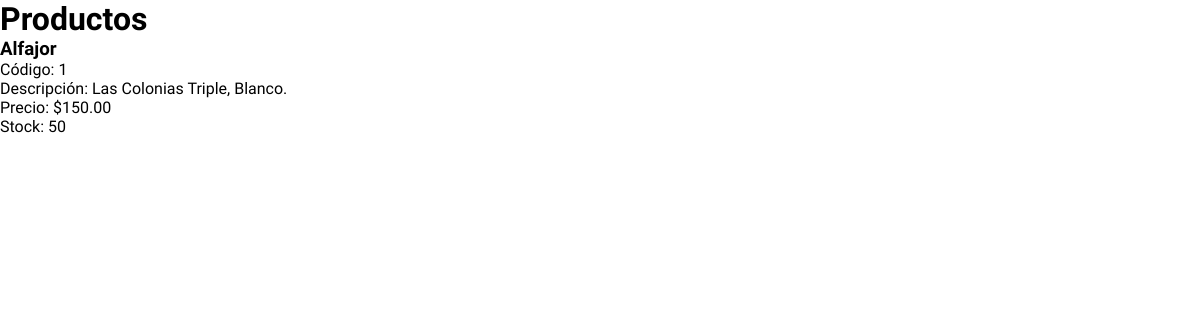
Screenshot of /despensafabi/productos/ with the database file from the repository.
### DespensaFabi/models.py (models this page shows, shortened)
class Producto(models.Model):
    CATEGORIAS_CHOICES = [
        ('enlatados', 'Enlatados'),
        ('bebidas', 'Bebidas'),
        ('jugos', 'Jugos'),
        ('limpieza', 'Limpieza'),
        ('comestibles', 'Comestibles'),
        ('lacteos', 'Lacteos'),
        ('cocina', 'Cocina'),
        ('fiambres', 'Fiambres'),
        ('mayoreo', 'Mayoreo'),
        ('otros', 'Otros')
    ]
    codigo = models.IntegerField(unique=True)
    nombre = models.CharField(max_length=100)
    descripcion = models.TextField()
    precio = models.DecimalField(max_digits=10, decimal_places=2)
    stock = models.PositiveIntegerField()
    categoria = models.CharField(max_length=20, choices=CATEGORIAS_CHOICES, default='comestibles')
    image = models.ImageField(upload_to='productos', null=True, blank=True)
    class Meta:
        verbose_name_plural = "Productos"

### DespensaFabi/views.py (the view)
# urls.py: path('productos/', Productos, name='productos'),
def Productos(request):
    categorias = ['comestibles', 'enlatados', 'desayuno', 'limpieza', 'bebidas', 'otros']
    productos = Producto.objects.all()
    categoria_seleccionada = request.GET.get('categoria')
    if categoria_seleccionada:
        productos = productos.filter(categoria=categoria_seleccionada)
    context = {
        'productos': productos,
        'categorias': categorias,
    }
    return render(request, "AppDespensaFabi/productos.html", context)

### DespensaFabi/Templates/AppDespensaFabi/productos.html (shortened to what this page needs)
<!DOCTYPE html>
<html lang="en">
<head>
    {% load static %}
    <link rel="stylesheet" href="{% static 'AppDespensaFabi/css/DesFabiStyles.css' %}">
</head>
<body>
    <div class="container">
        <h1>Productos</h1>
        <div class="productos">
            {% if productos %}
                {% for producto in productos %}
                    <div class="producto">
                        <h3>{{ producto.nombre }}</h3>
                        <p>Código: {{ producto.codigo }}</p>
                        <p>Descripción: {{ producto.descripcion }}</p>
                        <p>Precio: ${{ producto.precio }}</p>
                        <p>Stock: {{ producto.stock }}</p>
                    </div>
                {% endfor %}
            {% else %}
                <p>No se encontraron productos para esta categoría.</p>
            {% endif %}
        </div>
    </div>
</body>
</html>

### DespensaFabi/static/AppDespensaFabi/css/DesFabiStyles.css (style rules this page uses)
* { margin: 0; padding: 0; box-sizing: border-box; font-family: 'Raleway', sans-serif; text-decoration: none; }

### rows the page displays
Producto: nombre "Alfajor", codigo "1", descripcion "Las Colonias Triple, Blanco.", precio "150.00", stock "50"
